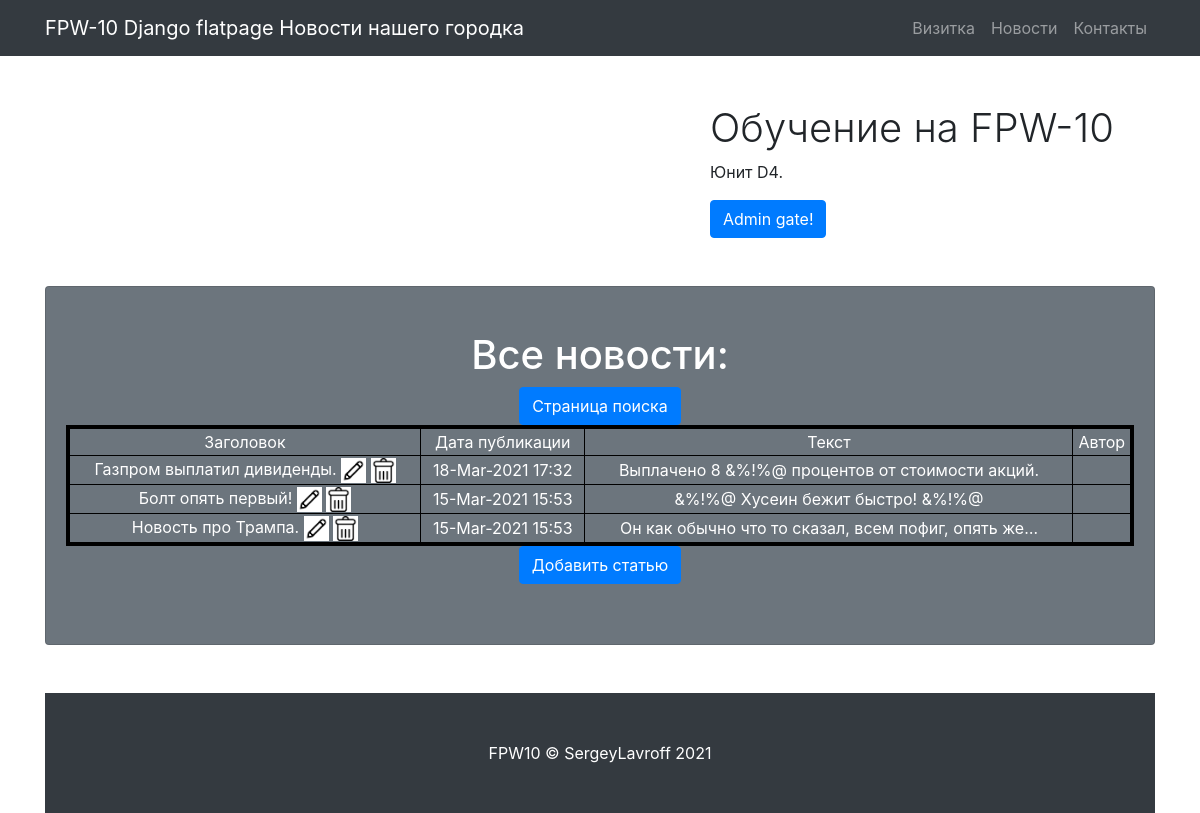
Before: /news/ with the older database file.
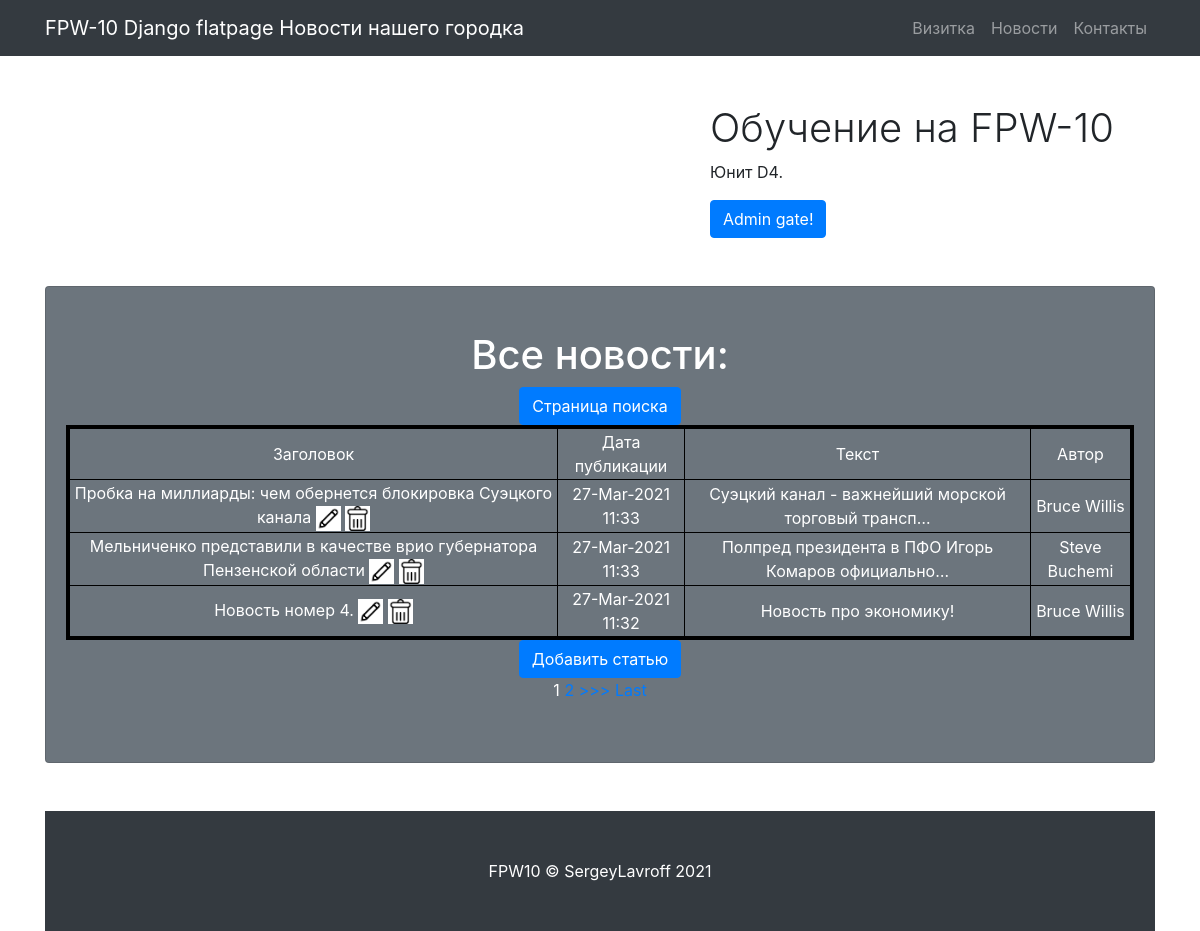
After: the same page with the newer database file.
### news/models.py (models this page shows, shortened)
class News(models.Model):
    title = models.CharField(
        max_length=255,
        unique=True,
    )
    creation_date = models.DateTimeField(auto_now_add=True)
    body = models.TextField()
    rating = models.IntegerField(default = 0)
    category = models.ForeignKey(
        to='Category',
        on_delete=models.CASCADE,
        related_name='news',)
    author = models.ForeignKey(
        to='Author',
        on_delete=models.CASCADE,
        related_name='news',)

class Author(models.Model):
    name = models.CharField(max_length=100, unique=True)
    def __str__(self):
        return f'{self.name.title()}'

### news/views.py (the view)
# urls.py: path('', NewsList.as_view()),
class NewsList(ListView):
    model = News
    template_name = 'news/news.html'
    context_object_name = 'news'
    ordering = ['-creation_date']
    paginate_by = 3

### news/templatetags/custom_filters.py (called while the page is built)
@register.filter(name='censor')
def censor(value):
    if isinstance(value, str):
        repl = ''
        for word in value.split():
            for pattern in PATTERN_1:
                if re.search(pattern, word.strip('.,;:?!-').lower()):
                    repl += '&%!%@' + ' '
                    break
            else:
                repl += word + ' '
        return str(repl)
    else:
        raise ValueError('Цензор обрабатывает только строки.')

### templates/news/news.html (shortened to what this page needs)
{% extends 'flatpages/default.html' %}
{% load static %}
{% load custom_filters %}
{% block title %}
Новости нашего городка
{% endblock title %}
{% block content %}
<h1>Все новости:</h1>
<a class="btn btn-primary" href="/news/search"> Страница поиска </a>
 {% if news %}
         <table bordercolor="black" border="4" width="100%">
            <tr>
                <td>
                    Заголовок
                </td>
                <td>
                    Дата публикации
                </td>
                <td>
                    Текст
                </td>
                <td>
                    Автор
                </td>
            </tr>
             {% for article in news|dictsortreversed:"creation_date" %}
             <tr>
                <td>
                    <a href="{% url 'article' article.id %}" style="color:white;">{{ article.title|censor }}</a>
                    <a href="{% url 'article_edit' article.id %}" style="color:white;">
                        <img border="0" alt="Редактировать" src="{% static 'edit.png' %}" width="25" height="25">
                    </a>
                    <a href="{% url 'article_delete' article.id %}" style="color:white;">
                        <img border="0" alt="Удалить" src="{% static 'delete.png' %}" width="25" height="25">
                    </a>
                </td>
                 <td>
                    {{ article.creation_date|date:'d-M-Y H:i' }}
                </td>
                <td>
                    {{ article.body|truncatechars:50|censor }}
                </td>
                 <td>
                    {{ article.author }}
                </td>
            </tr>
             {% endfor %}
        </table>
    {% else %}
        <h2> Нет новостей! </h2>
    {% endif %}
<a class="btn btn-primary" href="{% url 'article_create' %}">Добавить статью</a> <br>
{% if is_paginated %}
    {% for num in page_obj.paginator.page_range %}
        {% if page_obj.number == num %}
            <a>{{ num }}</a>
        {% elif num > page_obj.number|add:'-3' and num < page_obj.number|add:'3' %}
            <a href="?page={{ num }}">{{ num }}</a>
        {% endif %}
    {% endfor %}
    {% if page_obj.has_next %}
        <a href="?page={{ page_obj.next_page_number }}">>>></a>
        <a href="?page={{ page_obj.paginator.num_pages }}">Last</a>
    {% endif %}
{% endif %}
{% endblock content %}

Changed rows visible on the page:
no longer on this page (row edited): News: title|censor "Газпром выплатил дивиденды.", creation_date "18-Mar-2021 17:32", body|censor "Выплачено 8 &%!%@ процентов от стоимости акций."
no longer on this page (row edited): News: title|censor "Болт опять первый!", creation_date "15-Mar-2021 15:53", body|censor "&%!%@ Хусеин бежит быстро! &%!%@"
no longer on this page (row edited): News: title|censor "Новость про Трампа.", creation_date "15-Mar-2021 15:53", body|censor "Он как обычно что то сказал, всем пофиг, опять же…"
added News: title|censor "Пробка на миллиарды: чем обернется блокировка Суэцкого канала", creation_date "27-Mar-2021 11:33", body|censor "Суэцкий канал - важнейший морской торговый трансп…", author "Bruce Willis"
added News: title|censor "Мельниченко представили в качестве врио губернатора Пензенской области", creation_date "27-Mar-2021 11:33", body|censor "Полпред президента в ПФО Игорь Комаров официально…", author "Steve Buchemi"
added News: title|censor "Новость номер 4.", creation_date "27-Mar-2021 11:32", body|censor "Новость про экономику!", author "Bruce Willis"
Other visible differences:
new list line: "1"
